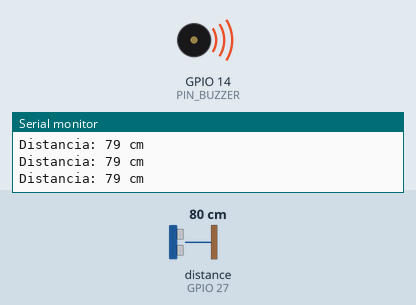
The sketch below on a simulated ESP32. Parts: buzzer (waves = sounding), the last lines printed to the serial monitor. Wiring (inferred from the names in the program): ultrasonic range finder: trigger GPIO 5; echo GPIO 27. The inputs (shaded band) are chosen by the test bench; at power-on: distance to the obstacle (sensor on GPIO 27) 80 cm. The echo pulse lasts 58.3 µs per cm.

Above: at 1.25 s.
1.3 s: distance to the obstacle (sensor on GPIO 27) set to 23 cm
At 1.45 s:
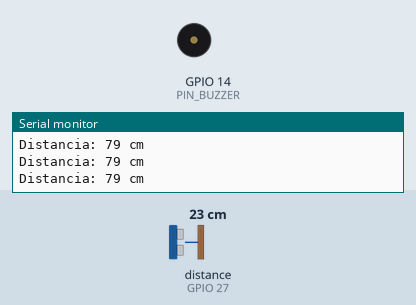
4.3 s: distance to the obstacle (sensor on GPIO 27) set to 19 cm
5.8 s: distance to the obstacle (sensor on GPIO 27) set to 60 cm
At 6.22 s:
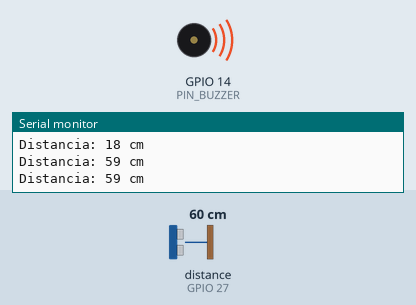
8.8 s: distance to the obstacle (sensor on GPIO 27) set to 2 cm
At 9.4 s:
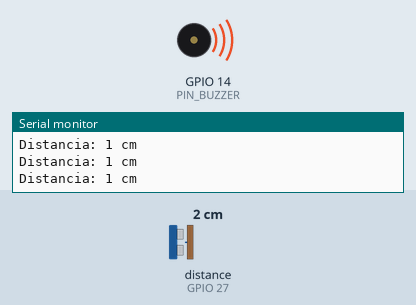
Timing chart, 0 to 11.3 s (numbered marks = the images above; inputs shaded):
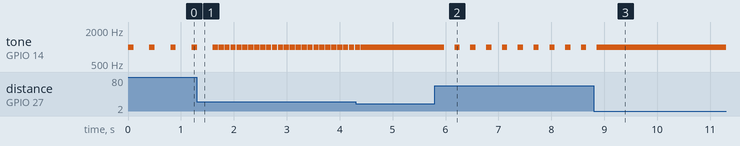

The sketch:

Lentes_Ciegos.ino
```cpp
/*
 * PROYECTO: LENTES DE ASISTENCIA PARA NO VIDENTES
 * Placa: NodeMCU (ESP8266)
 * Sensor: HC-SR04
 * Autor: [Tu Nombre/Nombre de la Escuela]
 */

// --- Definición de Pines ---
// Usamos los nombres de los pines de la placa (D1, D2, D5)
const int PIN_TRIG = 5; // GPIO5 - Pin "Trig" del sensor
const int PIN_ECHO = 27; // GPIO4 - Pin "Echo" del sensor
const int PIN_BUZZER = 14; // GPIO14 - Pin positivo del buzzer

// --- Constantes del Proyecto ---
// Distancia máxima (en cm) a la que queremos detectar.
// Más allá de esto, los lentes estarán en silencio.
const int DISTANCIA_MAXIMA = 200; // 2 metros

// Distancia mínima (en cm) para la alerta más rápida.
const int DISTANCIA_MINIMA = 10;

// --- Variables Globales ---
long duracion; // Variable para guardar el tiempo del pulso ultrasónico
int distancia_cm; // Variable para guardar la distancia calculada

void setup() {
  // Inicializamos la comunicación serial (para pruebas en la PC)
  Serial.begin(115200);

  // Configuramos los pines
  pinMode(PIN_TRIG, OUTPUT); // El pin Trig envía un pulso
  pinMode(PIN_ECHO, INPUT);  // El pin Echo recibe un pulso
  pinMode(PIN_BUZZER, OUTPUT); // El pin Buzzer envía sonido

  Serial.println("Sistema de Lentes iniciado. Esperando detección...");
}

void loop() {
  // 1. Medir la distancia
  distancia_cm = medirDistancia();

  // 2. Imprimir la distancia en el monitor (para depuración)
  Serial.print("Distancia: ");
  Serial.print(distancia_cm);
  Serial.println(" cm");

  // 3. Lógica del Sonido
  if (distancia_cm <= DISTANCIA_MAXIMA && distancia_cm > 0) {
    // Si el objeto está dentro del rango...

    // Mapeamos la distancia a una pausa.
    // - Si está muy cerca (10cm), la pausa es corta (50ms).
    // - Si está lejos (200cm), la pausa es larga (1000ms).
    int pausa = map(distancia_cm, DISTANCIA_MINIMA, DISTANCIA_MAXIMA, 50, 1000);

    // Hacemos un "BIP"
    // tone(pin, frecuencia, duracion_del_bip)
    tone(PIN_BUZZER, 1000, 100); // Un bip de 1000Hz por 100ms

    // Esperamos el tiempo de pausa calculado
    delay(pausa);

  } else {
    // Si no hay nada en el rango, nos aseguramos de que el buzzer esté apagado.
    noTone(PIN_BUZZER);
    delay(100); // Una pequeña pausa para no saturar el loop
  }
}

/**
 * @brief Mide la distancia con el sensor HC-SR04.
 * @return La distancia calculada en centímetros.
 */
int medirDistancia() {
  // Aseguramos que el pin Trig esté apagado
  digitalWrite(PIN_TRIG, LOW);
  delayMicroseconds(2);

  // Enviamos el pulso ultrasónico
  digitalWrite(PIN_TRIG, HIGH);
  delayMicroseconds(10); // El pulso dura 10 microsegundos
  digitalWrite(PIN_TRIG, LOW);

  // Medimos el tiempo que tarda en volver el eco
  // pulseIn() mide el tiempo (en microsegundos) que el pin Echo está en ALTA
  duracion = pulseIn(PIN_ECHO, HIGH);

  // Calculamos la distancia
  // Fórmula: (tiempo * velocidad_del_sonido) / 2
  // Velocidad del sonido = 0.034 cm/microsegundo
  return (duracion * 0.034) / 2;
}
```

Measured:
- after the input at 4.3 s, tone on GPIO 14 (PIN_BUZZER): goes on until 4.4 s, then stays 1000 Hz
- after the input at 5.8 s, tone on GPIO 14 (PIN_BUZZER): alternates 1000 Hz for 0.10 s and silent for 0.20 s, starting after 0.17 s
- after the input at 8.8 s, tone on GPIO 14 (PIN_BUZZER): goes on until 8.9 s, then stays 1000 Hz
- by itself, tone on GPIO 14 (PIN_BUZZER): repeats every 0.11 s: 1000 Hz 0.10 s, silent 0.01 s
